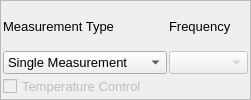
                 <widget class="QFrame" name="frame_2">
                  <property name="frameShape">
                   <enum>QFrame::StyledPanel</enum>
                  </property>
                  <property name="frameShadow">
                   <enum>QFrame::Sunken</enum>
                  </property>
                  <property name="lineWidth">
                   <number>16</number>
                  </property>
                  <property name="midLineWidth">
                   <number>6</number>
                  </property>
                  <layout class="QVBoxLayout" name="verticalLayout_3">
                   <property name="spacing">
                    <number>2</number>
                   </property>
                   <property name="leftMargin">
                    <number>2</number>
                   </property>
                   <property name="topMargin">
                    <number>2</number>
                   </property>
                   <property name="rightMargin">
                    <number>2</number>
                   </property>
                   <property name="bottomMargin">
                    <number>2</number>
                   </property>
                   <item>
                    <layout class="QGridLayout" name="gridLayout_4">
                     <property name="verticalSpacing">
                      <number>2</number>
                     </property>
                     <item row="0" column="0">
                      <widget class="QLabel" name="label_2">
                       <property name="font">
                        <font>
                         <pointsize>10</pointsize>
                        </font>
                       </property>
                       <property name="text">
                        <string>Measurement Type</string>
                       </property>
                       <property name="buddy">
                        <cstring>measure_type</cstring>
                       </property>
                      </widget>
                     </item>
                     <item row="0" column="1">
                      <widget class="QLabel" name="label_3">
                       <property name="font">
                        <font>
                         <pointsize>10</pointsize>
                        </font>
                       </property>
                       <property name="text">
                        <string>Frequency</string>
                       </property>
                       <property name="buddy">
                        <cstring>freq_list</cstring>
                       </property>
                      </widget>
                     </item>
                     <item row="1" column="0">
                      <widget class="QComboBox" name="measure_type">
                       <property name="font">
                        <font>
                         <pointsize>10</pointsize>
                        </font>
                       </property>
                       <item>
                        <property name="text">
                         <string>Single Measurement</string>
                        </property>
                       </item>
                       <item>
                        <property name="text">
                         <string>Multiple Measurements</string>
                        </property>
                       </item>
                      </widget>
                     </item>
                     <item row="1" column="1">
                      <widget class="QComboBox" name="freq_list">
                       <property name="enabled">
                        <bool>false</bool>
                       </property>
                       <property name="font">
                        <font>
                         <pointsize>10</pointsize>
                        </font>
                       </property>
                      </widget>
                     </item>
                     <item row="2" column="0">
                      <widget class="QCheckBox" name="qcm_temp_ctrl">
                       <property name="enabled">
                        <bool>false</bool>
                       </property>
                       <property name="font">
                        <font>
                         <pointsize>10</pointsize>
                        </font>
                       </property>
                       <property name="text">
                        <string>Temperature Control</string>
                       </property>
                      </widget>
                     </item>
                    </layout>
                   </item>
                  </layout>
                 </widget>
